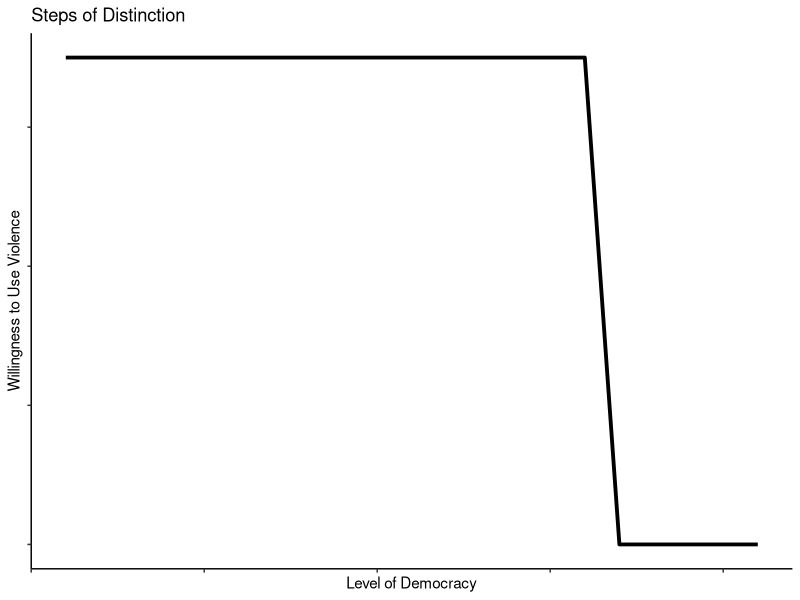

Write the R code that produced this figure.
## ---- chunk 1
library(tidyverse)
library(readxl)
library(kableExtra)
## ---- chunk 2
# Steps of Distinction (p542)
tibble(
  x = 1:21,
  y = c(rep(7,16), rep(0, 5))
  ) |>
  ggplot(aes(x = x, y = y)) +
  geom_line(linewidth = 1.3) +
  theme_classic() +
  labs(x = "Level of Democracy", y = "Willingness to Use Violence",
       title = "Steps of Distinction") +
  scale_x_continuous(labels = NULL)  +
  scale_y_continuous(labels = NULL)
